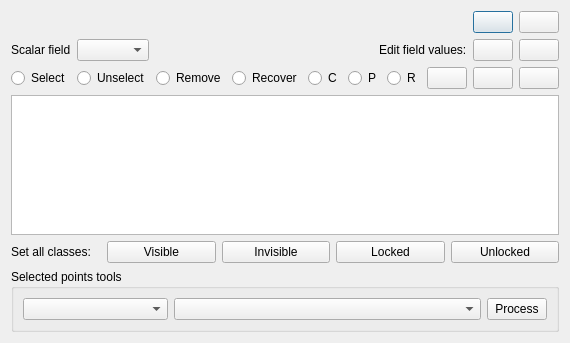
<?xml version="1.0" encoding="UTF-8"?>
<ui version="4.0">
 <class>ccToolsManualClassificationDlg</class>
 <widget class="QDialog" name="ccToolsManualClassificationDlg">
  <property name="geometry">
   <rect>
    <x>0</x>
    <y>0</y>
    <width>564</width>
    <height>343</height>
   </rect>
  </property>
  <property name="windowTitle">
   <string>Dialog</string>
  </property>
  <property name="locale">
   <locale language="English" country="UnitedStates"/>
  </property>
  <layout class="QGridLayout" name="gridLayout_2">
   <item row="0" column="0">
    <layout class="QHBoxLayout" name="horizontalLayout_4">
     <item>
      <spacer name="horizontalSpacer_3">
       <property name="orientation">
        <enum>Qt::Horizontal</enum>
       </property>
       <property name="sizeHint" stdset="0">
        <size>
         <width>40</width>
         <height>20</height>
        </size>
       </property>
      </spacer>
     </item>
     <item>
      <widget class="QPushButton" name="pbApply">
       <property name="toolTip">
        <string>apply and close dialog</string>
       </property>
       <property name="text">
        <string/>
       </property>
       <property name="icon">
        <iconset resource="../qAicedroneTools.qrc">
         <normaloff>:/CC/plugin/qAicedroneTools/images/ccSmallValidate.png</normaloff>:/CC/plugin/qAicedroneTools/images/ccSmallValidate.png</iconset>
       </property>
      </widget>
     </item>
     <item>
      <widget class="QPushButton" name="pbClose">
       <property name="toolTip">
        <string>close dialog</string>
       </property>
       <property name="text">
        <string/>
       </property>
       <property name="icon">
        <iconset resource="../qAicedroneTools.qrc">
         <normaloff>:/CC/plugin/qAicedroneTools/images/ccCancel.png</normaloff>:/CC/plugin/qAicedroneTools/images/ccCancel.png</iconset>
       </property>
      </widget>
     </item>
    </layout>
   </item>
   <item row="1" column="0">
    <layout class="QHBoxLayout" name="horizontalLayout_3">
     <item>
      <widget class="QLabel" name="label">
       <property name="sizePolicy">
        <sizepolicy hsizetype="Maximum" vsizetype="Preferred">
         <horstretch>0</horstretch>
         <verstretch>0</verstretch>
        </sizepolicy>
       </property>
       <property name="text">
        <string>Scalar field</string>
       </property>
       <property name="wordWrap">
        <bool>true</bool>
       </property>
      </widget>
     </item>
     <item>
      <widget class="QComboBox" name="cbScalarField">
       <property name="sizeAdjustPolicy">
        <enum>QComboBox::AdjustToContents</enum>
       </property>
      </widget>
     </item>
     <item>
      <spacer name="horizontalSpacer_4">
       <property name="orientation">
        <enum>Qt::Horizontal</enum>
       </property>
       <property name="sizeHint" stdset="0">
        <size>
         <width>40</width>
         <height>20</height>
        </size>
       </property>
      </spacer>
     </item>
     <item>
      <widget class="QLabel" name="label_2">
       <property name="text">
        <string>Edit field values:</string>
       </property>
      </widget>
     </item>
     <item>
      <widget class="QPushButton" name="pbAdd">
       <property name="toolTip">
        <string>add new class</string>
       </property>
       <property name="locale">
        <locale language="English" country="UnitedStates"/>
       </property>
       <property name="text">
        <string/>
       </property>
       <property name="icon">
        <iconset resource="../qAicedroneTools.qrc">
         <normaloff>:/CC/plugin/qAicedroneTools/images/ccPlus.png</normaloff>:/CC/plugin/qAicedroneTools/images/ccPlus.png</iconset>
       </property>
      </widget>
     </item>
     <item>
      <widget class="QPushButton" name="pbDelete">
       <property name="toolTip">
        <string>delete selected rows</string>
       </property>
       <property name="locale">
        <locale language="English" country="UnitedStates"/>
       </property>
       <property name="text">
        <string/>
       </property>
       <property name="icon">
        <iconset resource="../qAicedroneTools.qrc">
         <normaloff>:/CC/plugin/qAicedroneTools/images/ccDelete.png</normaloff>:/CC/plugin/qAicedroneTools/images/ccDelete.png</iconset>
       </property>
      </widget>
     </item>
    </layout>
   </item>
   <item row="2" column="0">
    <layout class="QHBoxLayout" name="horizontalLayout_6">
     <item>
      <layout class="QHBoxLayout" name="horizontalLayout_2">
       <item>
        <widget class="QRadioButton" name="rbSelect">
         <property name="toolTip">
          <string>Select points</string>
         </property>
         <property name="text">
          <string>Select</string>
         </property>
         <attribute name="buttonGroup">
          <string notr="true">rbEditOperationButtonGroup</string>
         </attribute>
        </widget>
       </item>
       <item>
        <widget class="QRadioButton" name="rbUnselect">
         <property name="toolTip">
          <string>Unselect points</string>
         </property>
         <property name="text">
          <string>Unselect</string>
         </property>
         <attribute name="buttonGroup">
          <string notr="true">rbEditOperationButtonGroup</string>
         </attribute>
        </widget>
       </item>
       <item>
        <widget class="QRadioButton" name="rbRemove">
         <property name="toolTip">
          <string>Remove points</string>
         </property>
         <property name="text">
          <string>Remove</string>
         </property>
         <attribute name="buttonGroup">
          <string notr="true">rbEditOperationButtonGroup</string>
         </attribute>
        </widget>
       </item>
       <item>
        <widget class="QRadioButton" name="rbRecover">
         <property name="toolTip">
          <string>Recover points</string>
         </property>
         <property name="text">
          <string>Recover</string>
         </property>
         <attribute name="buttonGroup">
          <string notr="true">rbEditOperationButtonGroup</string>
         </attribute>
        </widget>
       </item>
      </layout>
     </item>
     <item>
      <spacer name="horizontalSpacer">
       <property name="orientation">
        <enum>Qt::Horizontal</enum>
       </property>
       <property name="sizeHint" stdset="0">
        <size>
         <width>40</width>
         <height>20</height>
        </size>
       </property>
      </spacer>
     </item>
     <item>
      <layout class="QHBoxLayout" name="horizontalLayout_5">
       <item>
        <widget class="QRadioButton" name="rbEditCircle">
         <property name="toolTip">
          <string>Points edition by drawing circle</string>
         </property>
         <property name="text">
          <string>C</string>
         </property>
         <attribute name="buttonGroup">
          <string notr="true">rbEditModeButtonGroup</string>
         </attribute>
        </widget>
       </item>
       <item>
        <widget class="QRadioButton" name="rbEditPolygon">
         <property name="toolTip">
          <string>Points edition by drawing polygon</string>
         </property>
         <property name="text">
          <string>P</string>
         </property>
         <attribute name="buttonGroup">
          <string notr="true">rbEditModeButtonGroup</string>
         </attribute>
        </widget>
       </item>
       <item>
        <widget class="QRadioButton" name="rbEditRectangle">
         <property name="toolTip">
          <string>Points edition by drawing rectangle</string>
         </property>
         <property name="text">
          <string>R</string>
         </property>
         <attribute name="buttonGroup">
          <string notr="true">rbEditModeButtonGroup</string>
         </attribute>
        </widget>
       </item>
      </layout>
     </item>
     <item>
      <widget class="QPushButton" name="pbEditStart">
       <property name="toolTip">
        <string>Start points edition</string>
       </property>
       <property name="text">
        <string/>
       </property>
       <property name="icon">
        <iconset resource="../qAicedroneTools.qrc">
         <normaloff>:/CC/plugin/qAicedroneTools/images/ccStart.png</normaloff>:/CC/plugin/qAicedroneTools/images/ccStart.png</iconset>
       </property>
      </widget>
     </item>
     <item>
      <widget class="QPushButton" name="pbEditPause">
       <property name="toolTip">
        <string>return to transform camera mode</string>
       </property>
       <property name="text">
        <string/>
       </property>
       <property name="icon">
        <iconset resource="../qAicedroneTools.qrc">
         <normaloff>:/CC/plugin/qAicedroneTools/images/ccSmallPause.png</normaloff>:/CC/plugin/qAicedroneTools/images/ccSmallPause.png</iconset>
       </property>
      </widget>
     </item>
     <item>
      <widget class="QPushButton" name="pbEditApply">
       <property name="toolTip">
        <string>Apply operation with selected points by polygon or rectangle</string>
       </property>
       <property name="text">
        <string/>
       </property>
       <property name="icon">
        <iconset resource="../qAicedroneTools.qrc">
         <normaloff>:/CC/plugin/qAicedroneTools/images/ccSmallValidate.png</normaloff>:/CC/plugin/qAicedroneTools/images/ccSmallValidate.png</iconset>
       </property>
      </widget>
     </item>
    </layout>
   </item>
   <item row="3" column="0">
    <widget class="QTableView" name="tableView">
     <property name="toolTip">
      <string>&lt;html&gt;&lt;head/&gt;&lt;body&gt;&lt;p&gt;&lt;br/&gt;&lt;/p&gt;&lt;/body&gt;&lt;/html&gt;</string>
     </property>
     <attribute name="verticalHeaderVisible">
      <bool>false</bool>
     </attribute>
    </widget>
   </item>
   <item row="4" column="0">
    <layout class="QHBoxLayout" name="horizontalLayout">
     <item>
      <widget class="QLabel" name="label_4">
       <property name="minimumSize">
        <size>
         <width>90</width>
         <height>0</height>
        </size>
       </property>
       <property name="maximumSize">
        <size>
         <width>90</width>
         <height>16777215</height>
        </size>
       </property>
       <property name="text">
        <string>Set all classes:</string>
       </property>
      </widget>
     </item>
     <item>
      <widget class="QPushButton" name="pbSetAllVisible">
       <property name="text">
        <string>Visible</string>
       </property>
      </widget>
     </item>
     <item>
      <widget class="QPushButton" name="pbSetAllInvisible">
       <property name="text">
        <string>Invisible</string>
       </property>
      </widget>
     </item>
     <item>
      <widget class="QPushButton" name="pbSetAllLocked">
       <property name="text">
        <string>Locked</string>
       </property>
      </widget>
     </item>
     <item>
      <widget class="QPushButton" name="pbSetAllUnlocked">
       <property name="text">
        <string>Unlocked</string>
       </property>
      </widget>
     </item>
    </layout>
   </item>
   <item row="5" column="0">
    <widget class="QGroupBox" name="groupBox">
     <property name="title">
      <string>Selected points tools</string>
     </property>
     <layout class="QGridLayout" name="gridLayout">
      <item row="0" column="0">
       <widget class="QComboBox" name="cbSelectedPointsTools">
        <property name="minimumSize">
         <size>
          <width>145</width>
          <height>0</height>
         </size>
        </property>
        <property name="maximumSize">
         <size>
          <width>145</width>
          <height>16777215</height>
         </size>
        </property>
       </widget>
      </item>
      <item row="0" column="1">
       <widget class="QComboBox" name="cbSelectedPointsScalarValues"/>
      </item>
      <item row="0" column="2">
       <widget class="QPushButton" name="pbSelectedPointsProcess">
        <property name="maximumSize">
         <size>
          <width>60</width>
          <height>16777215</height>
         </size>
        </property>
        <property name="text">
         <string>Process</string>
        </property>
       </widget>
      </item>
     </layout>
    </widget>
   </item>
  </layout>
 </widget>
 <resources>
  <include location="../qAicedroneTools.qrc"/>
 </resources>
 <connections/>
 <buttongroups>
  <buttongroup name="rbEditModeButtonGroup"/>
  <buttongroup name="rbEditOperationButtonGroup"/>
 </buttongroups>
</ui>
